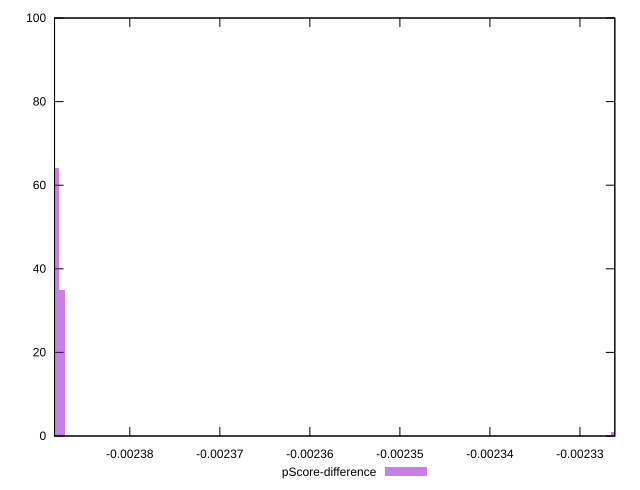

Write gnuplot code to recreate this figure.
reset

$pScoreDifference <<EOF
-0.0023262039169289475 1
-0.002388142368738475 64
-0.00238750382799817 35
EOF

set key outside below
set boxwidth 6.38540740304405e-7
set xrange [-0.0023883598936895456:-0.002326126785561239]
set yrange [0:100]
set trange [0:100]
set style fill transparent solid 0.5 noborder
set terminal svg size 640, 490 enhanced background rgb 'white'
set output "report_00015_2021-02-09T16-11-33.973Z/uses-long-cache-ttl/samples/pages+cached+noadtech+nomedia/pScore-difference/histogram.svg"

plot $pScoreDifference title "pScore-difference" with boxes

reset
